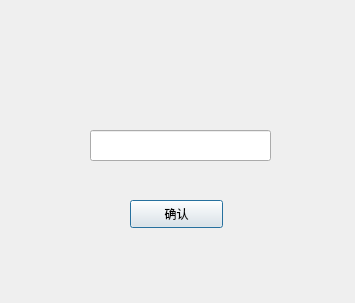
<?xml version="1.0" encoding="UTF-8"?>
<ui version="4.0">
 <class>Setpasdialog</class>
 <widget class="QDialog" name="Setpasdialog">
  <property name="geometry">
   <rect>
    <x>0</x>
    <y>0</y>
    <width>355</width>
    <height>303</height>
   </rect>
  </property>
  <property name="windowTitle">
   <string>请输入要更新的密码</string>
  </property>
  <widget class="QLabel" name="label">
   <property name="geometry">
    <rect>
     <x>-60</x>
     <y>-10</y>
     <width>441</width>
     <height>321</height>
    </rect>
   </property>
   <property name="text">
    <string/>
   </property>
   <property name="pixmap">
    <pixmap resource="../myresource_file.qrc">:/setpass</pixmap>
   </property>
  </widget>
  <widget class="QLineEdit" name="lineEdit">
   <property name="geometry">
    <rect>
     <x>90</x>
     <y>130</y>
     <width>181</width>
     <height>31</height>
    </rect>
   </property>
  </widget>
  <widget class="QPushButton" name="pushButton">
   <property name="geometry">
    <rect>
     <x>130</x>
     <y>200</y>
     <width>93</width>
     <height>28</height>
    </rect>
   </property>
   <property name="text">
    <string>确认</string>
   </property>
  </widget>
 </widget>
 <resources>
  <include location="../myresource_file.qrc"/>
 </resources>
 <connections/>
</ui>
